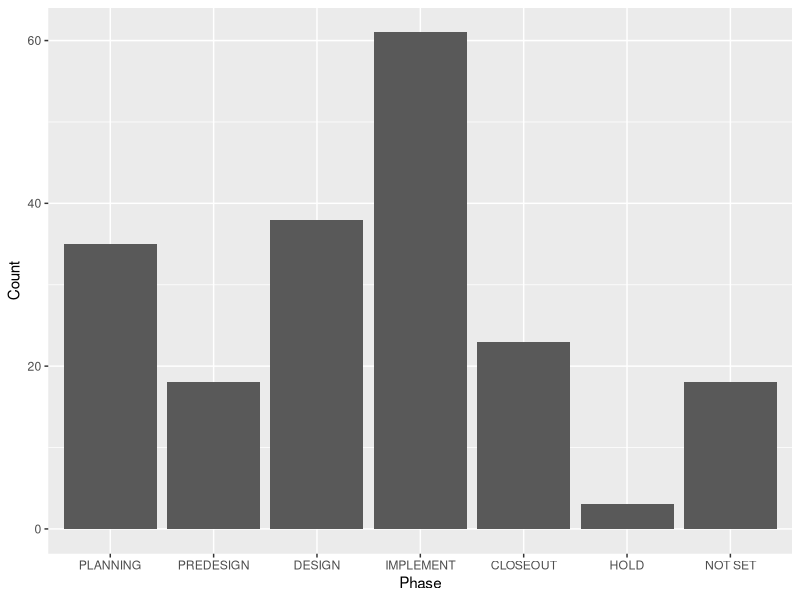

This figure's R source: (Note: this script raises an error after producing the figure.)
## ---- chunk 1
library(tidyverse)
## ---- chunk 2
df <- read_csv("Projects - January 24, 2022.csv")
df <- df %>% filter(!df$Phase%in%c("OPERATIONS","LAND"))
## ---- chunk 3
table(df$Phase)
## ---- chunk 4


## ---- chunk 5
phasesDF=as.data.frame(table(df$Phase))
names(phasesDF)=c("Phase", "Count")

## ---- chunk 6

phasesDF$Phase <- factor(phasesDF$Phase, levels = c('PLANNING',
                                          'PREDESIGN',
                                          'DESIGN',
                                          'IMPLEMENT',
                                          'CLOSEOUT',
                                          'HOLD',
                                          'NOT SET'))
## ---- chunk 7
library(ggplot2)

base=ggplot(data=phasesDF, aes(x=Phase,y=Count))
base+geom_bar(stat = "identity")
## ---- chunk 8
df2 <- df %>% select(Phase, Master)

tab_All <- df2 %>% select(-Master) %>% table() %>% as_tibble() %>% rename(Phase = ".", Count = n)
tab_M_Yes <- df2 %>% filter(Master == "Yes") %>% table() %>% as_tibble() %>% rename(Count = n)
tab_M_No <- df2 %>% filter(Master == "No") %>% table() %>% as_tibble() %>% rename(Count = n)

title_Text <- 'Total Number of Roads Capital Projects by Phase'
X_axis_title <- 'Project Phases'
max <- as.integer(max(tab_All$Count)) 
## ---- chunk 9
data <- tab_All
data$Phase <- factor(data$Phase, levels = c('PLANNING',
                                          'PREDESIGN',
                                          'DESIGN',
                                          'IMPLEMENT',
                                          'CLOSEOUT',
                                          'HOLD',
                                          'NOT SET'))
## ---- chunk 10
base <- ggplot(data, aes(x = Phase,
                   y = Count,
                   label = Count)) +
  theme_classic()
## ---- chunk 11
lolliplot_All = base + 
  geom_segment(aes(y = 0, 
                   yend = Count, 
                   x = Phase, 
                   xend = Phase),
               color = "gray")  +
  
 geom_point(size = 4, color = "Blue") +
  geom_text(nudge_x=0.3,show.legend = FALSE) +
  geom_hline(yintercept = 0) +
  scale_y_continuous(limits = c(0, max)) + 
  theme(axis.ticks.y = element_blank(),
        axis.title.y = element_blank(),
        axis.line.y = element_blank(),
        axis.text.y = element_blank(),
        axis.ticks.x = element_blank(),
        axis.title.x = element_blank(),
        axis.line.x = element_blank()) +
  labs(title = title_Text, caption = "King County Road Services Division") +
  xlab(X_axis_title)
## ---- chunk 12
lolliplot_All
## ---- chunk 13
saveRDS(phasesDF, file = "Projects - January 24, 2022.rds")
